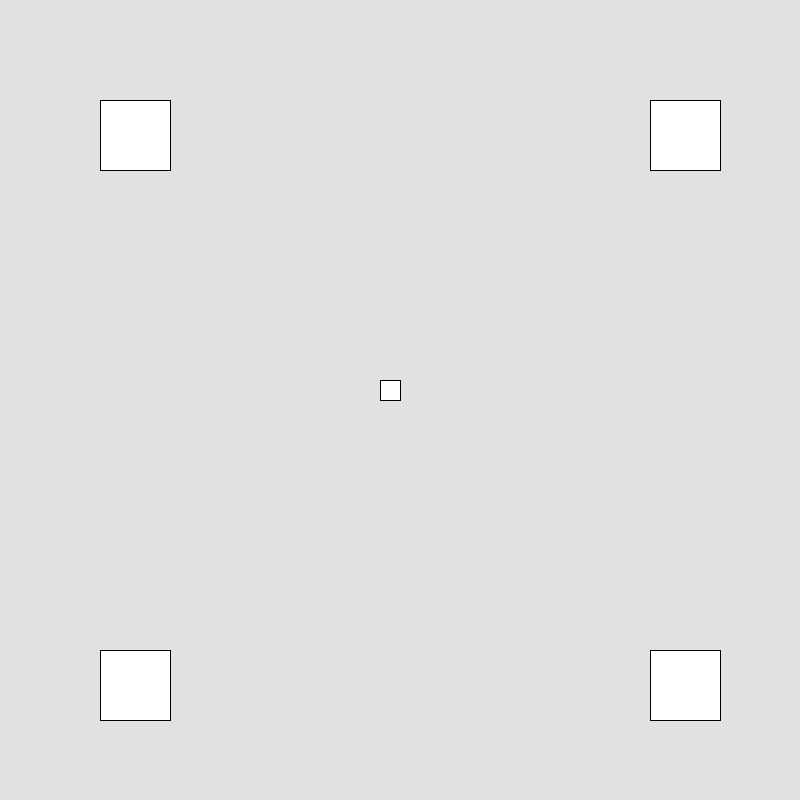
Frame 1 (no input)
Frame 60 (the mouse pressed at the canvas centre just before this capture): identical to frame 1, image omitted
Frame 120 (the mouse held since frame 60 and released just before this capture): identical to frame 1, image omitted

The Processing sketch that drew this single still picture (run headless with seeded random() and noise(); from frame 60 on, the mouse is pressed at the canvas centre):

// Processing sketch: nyt_proj
// ── nyt_proj.pde
Player p;
Pillar en;
Pillar to;
Pillar tre;
Pillar fire;


void setup() {
  size(800, 800);
  p = new Player(380, 380);
  en = new Pillar(100, 100);
  to = new Pillar(650, 100);
  tre = new Pillar(100, 650);
  fire = new Pillar(650, 650);
}

void draw() {
  background(225);
  p.displayPlayer();
  en.displayPillar();
  to.displayPillar();
  tre.displayPillar();
  fire.displayPillar();
}

void keyPressed() {





  if (key=='a') {
    p.left();
  }
  if (key=='s') {
    p.down();
  }
  if (key=='w') {
    p.up();
  }
  if (key=='d') {
    p.right();
  }
}

// ── Pillars.pde
class Pillar{
 float xPillar,yPillar;
 Pillar(float xPillar, float yPillar){
 this.xPillar = xPillar;
 this.yPillar = yPillar;
 }
 void displayPillar(){
  square (xPillar,yPillar,70); 
 }
 
}

// ── Player.pde
class Player{

float x,y;
Player(float x, float y){
this.x = x;
this.y = y;
}

void displayPlayer(){
square(x,y,20);
}
void left(){
x = x-5;
}
void down(){
y = y+5;
}
void right(){
x = x+5;
}
void up() {
y = y-5;
}
}
